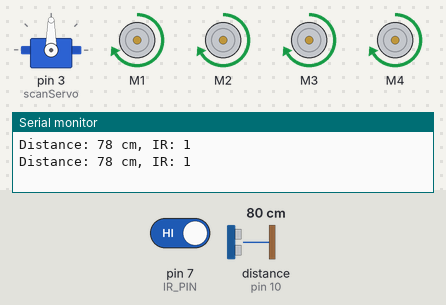
Simulated run of this sketch. Board: Arduino Uno, built with avr-gcc and run on an emulated ATmega328P. On the bench: servo, 4 × DC motor (green arrow = forward, orange = backward, longer = faster), the last lines printed to the serial monitor. Wiring (inferred from the names in the program): ultrasonic range finder: trigger pin 9; echo pin 10. The inputs (shaded band) are chosen by the test bench; at power-on: distance to the obstacle (sensor on pin 10) 80 cm, pin 7 (IR_PIN) HIGH. The echo pulse lasts 58.3 µs per cm.

Above: at 0.9 s.
1.7 s: distance to the obstacle (sensor on pin 10) set to 23 cm
5.2 s: distance to the obstacle (sensor on pin 10) set to 18 cm
At 8.0 s:
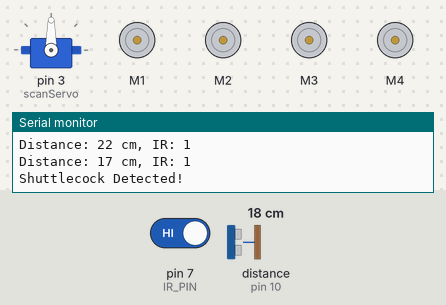
8.9 s: distance to the obstacle (sensor on pin 10) set to 8 cm
11.1 s: distance to the obstacle (sensor on pin 10) set to 5 cm
At 14.28 s:
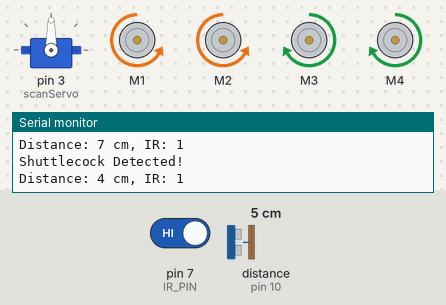
14.8 s: distance to the obstacle (sensor on pin 10) set to 9 cm
At 16.0 s:
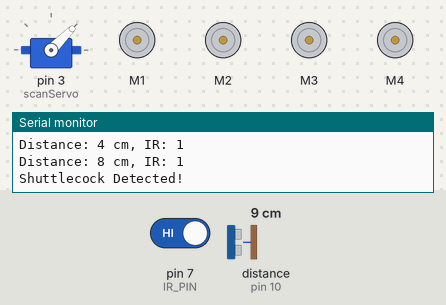
Timing chart, 0 to 19.5 s (numbered marks = the images above; inputs shaded):
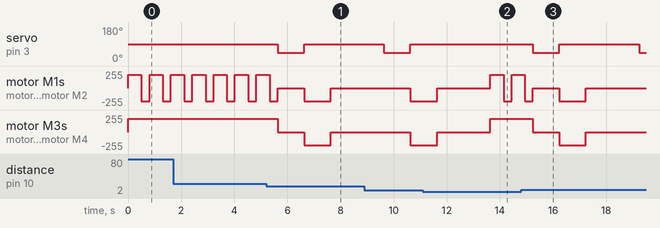

The sketch:

Shuttlecock_Collecting_Rover.ino
```cpp
#include <AFMotor.h>
#include <Servo.h>

// Motor and Servo Setup
AF_DCMotor motor1(1); // Motor 1
AF_DCMotor motor2(2); // Motor 2
AF_DCMotor motor3(3); // Motor 3
AF_DCMotor motor4(4); // Motor 4
Servo scanServo;

// Sensor Pins
#define TRIG_PIN 9
#define ECHO_PIN 10
#define IR_PIN 7

// Movement Functions
void moveForward() {
  motor1.setSpeed(200);
  motor2.setSpeed(200);
  motor3.setSpeed(200);
  motor4.setSpeed(200);

  motor1.run(FORWARD);
  motor2.run(FORWARD);
  motor3.run(FORWARD);
  motor4.run(FORWARD);
}

void moveBackward() {
  motor1.setSpeed(200);
  motor2.setSpeed(200);
  motor3.setSpeed(200);
  motor4.setSpeed(200);

  motor1.run(BACKWARD);
  motor2.run(BACKWARD);
  motor3.run(BACKWARD);
  motor4.run(BACKWARD);
}

void turnLeft() {
  motor1.setSpeed(200);
  motor2.setSpeed(200);
  motor3.setSpeed(200);
  motor4.setSpeed(200);

  motor1.run(BACKWARD);
  motor2.run(BACKWARD);
  motor3.run(FORWARD);
  motor4.run(FORWARD);
}

void turnRight() {
  motor1.setSpeed(200);
  motor2.setSpeed(200);
  motor3.setSpeed(200);
  motor4.setSpeed(200);

  motor1.run(FORWARD);
  motor2.run(FORWARD);
  motor3.run(BACKWARD);
  motor4.run(BACKWARD);
}

void stopMotors() {
  motor1.run(RELEASE);
  motor2.run(RELEASE);
  motor3.run(RELEASE);
  motor4.run(RELEASE);
}

// Sensor Function
long getDistance() {
  digitalWrite(TRIG_PIN, LOW);
  delayMicroseconds(2);
  digitalWrite(TRIG_PIN, HIGH);
  delayMicroseconds(10);
  digitalWrite(TRIG_PIN, LOW);

  long duration = pulseIn(ECHO_PIN, HIGH);
  long distance = duration * 0.034 / 2; // Convert to cm
  return distance;
}

void setup() {
  Serial.begin(9600);

  // Motor Pins Setup
  pinMode(TRIG_PIN, OUTPUT);
  pinMode(ECHO_PIN, INPUT);
  pinMode(IR_PIN, INPUT);

  // Servo Setup
  scanServo.attach(3); // Attach servo to pin 3
  scanServo.write(90); // Center position

  // Initial state
  stopMotors();
}

void loop() {
  // Get sensor readings
  long distance = getDistance();
  bool isIRDetected = digitalRead(IR_PIN);

  Serial.print("Distance: ");
  Serial.print(distance);
  Serial.print(" cm, IR: ");
  Serial.println(isIRDetected);

  if (distance > 5 && distance < 20 && isIRDetected) {
    Serial.println("Shuttlecock Detected!");
    stopMotors();

    // Scoop mechanism (simulate or add actual servo movement)
    scanServo.write(45); // Lower scoop
    delay(1000);         // Wait for scoop
    scanServo.write(90); // Reset scoop position

    // Backward movement after collecting
    moveBackward();
    delay(1000);
    stopMotors();
    delay(2000); // Pause before resuming patrol
  } else {
    // Patrol area
    moveForward();
    delay(500);
    turnLeft();
    delay(300);
  }
}
```

Measured:
- the behaviour switches between 21 and 20 cm on distance to the obstacle (sensor on pin 10) (found by bisection; images 0 and 1)
- the behaviour switches between 7 and 6 cm on distance to the obstacle (sensor on pin 10) (found by bisection; images 1 and 2)
- after the input at 5.2 s, servo on pin 3 (scanServo): 90° → 45° after 0.43 s, → 90° 1.0 s later; motor M3, motor M4: forward 200/255 → stopped after 0.43 s, → backward 200/255 1.0 s later, → stopped 1.0 s later
- after the input at 11.1 s, servo on pin 3 (scanServo): stays 90° (without the input it goes to 45° after 2.5 s)
- after the input at 14.8 s, servo on pin 3 (scanServo): 90° → 45° after 0.44 s, → 90° 1.0 s later, → 45° 3.0 s later; motor M3, motor M4: forward 200/255 → stopped after 0.44 s, → backward 200/255 1.0 s later, → stopped 1.0 s later
